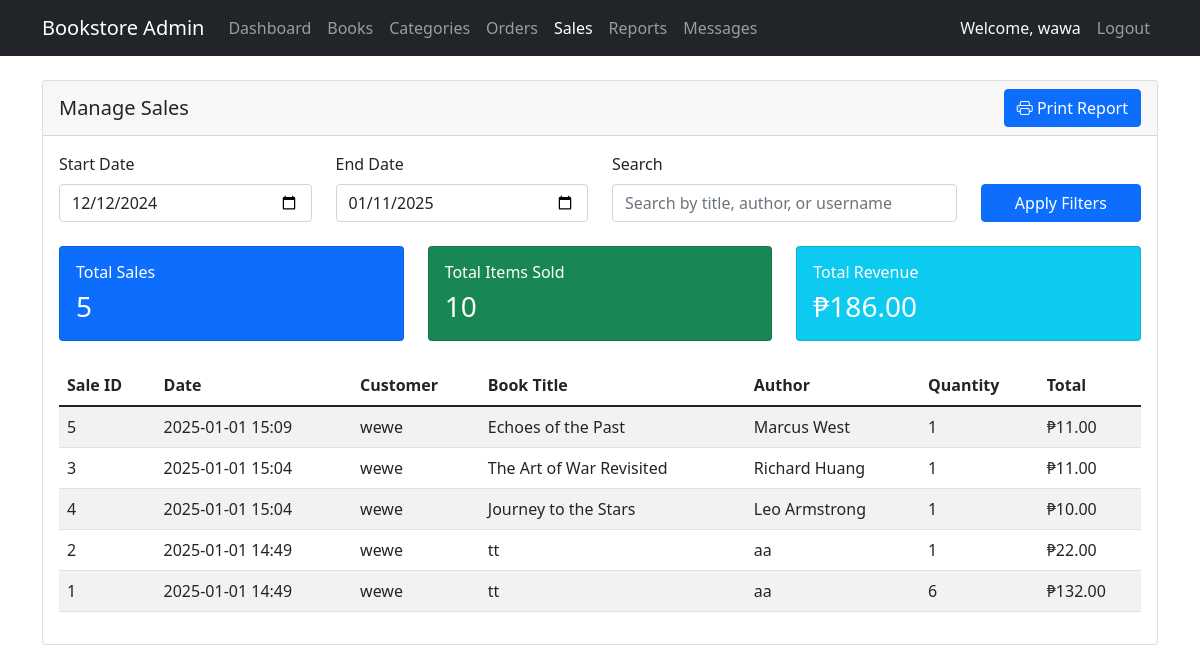
Before: /admin/manage_sales.php (signed in) with the older database file.
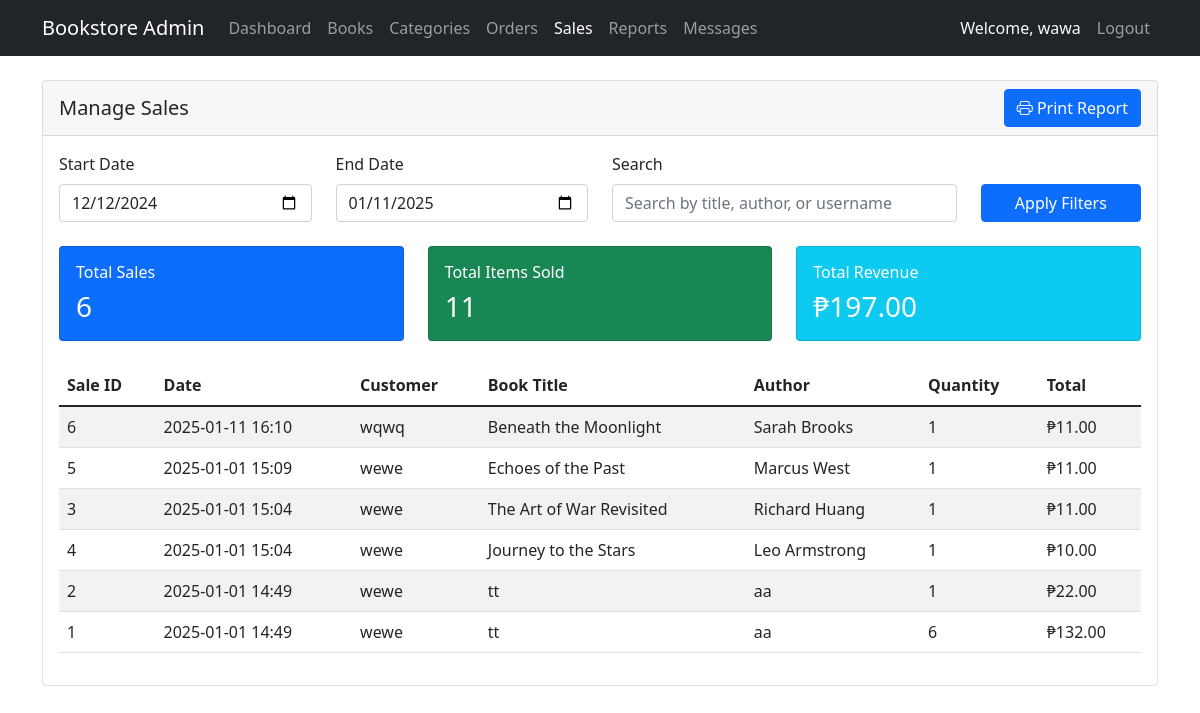
After: the same page with the newer database file.
### tables this page shows
CREATE TABLE `sales` (
  `sale_id` int(11) NOT NULL,
  `user_id` int(11) NOT NULL,
  `book_id` int(11) NOT NULL,
  `quantity` int(11) NOT NULL,
  `total_price` decimal(10,2) NOT NULL DEFAULT 0.00,
  `sale_date` datetime NOT NULL DEFAULT current_timestamp()
);

CREATE TABLE `users` (
  `user_id` int(11) NOT NULL,
  `username` varchar(255) NOT NULL,
  `email` varchar(255) NOT NULL,
  `password` varchar(255) NOT NULL,
  `user_type` varchar(10) DEFAULT NULL,
  `date_created` timestamp NOT NULL DEFAULT current_timestamp()
);

CREATE TABLE `books` (
  `book_id` int(11) NOT NULL,
  `category_id` int(11) DEFAULT NULL,
  `title` varchar(255) NOT NULL,
  `author` varchar(255) NOT NULL,
  `description` text DEFAULT NULL,
  `price` decimal(10,2) NOT NULL,
  `stock_quantity` int(11) DEFAULT 0,
  `date_added` timestamp NOT NULL DEFAULT current_timestamp()
);

### admin/manage_sales.php (the view, shortened to what the changed rows need)
<?php
require_once '../auth/config.php';
$start_date = isset($_GET['start_date']) ? $_GET['start_date'] : date('Y-m-d', strtotime('-30 days'));
$end_date = isset($_GET['end_date']) ? $_GET['end_date'] : date('Y-m-d');
$sql = "SELECT
            s.sale_id,
            s.quantity,
            s.total_price,
            s.sale_date,
            b.title,
            b.author,
            u.username
        FROM Sales s
        JOIN Books b ON s.book_id = b.book_id
        JOIN Users u ON s.user_id = u.user_id
        WHERE s.sale_date BETWEEN ? AND ?";
$params = [$start_date . ' 00:00:00', $end_date . ' 23:59:59'];
$types = "ss";
$sql .= " ORDER BY s.sale_date DESC";
$stmt = $conn->prepare($sql);
$stmt->bind_param($types, ...$params);
$stmt->execute();
$result = $stmt->get_result();
$total_sql = "SELECT
                COUNT(*) as total_sales,
                SUM(s.quantity) as total_items,
                SUM(s.total_price) as total_revenue
            FROM Sales s
            WHERE s.sale_date BETWEEN ? AND ?";
$total_stmt = $conn->prepare($total_sql);
$total_stmt->bind_param("ss", $params[0], $params[1]);
$total_stmt->execute();
$totals = $total_stmt->get_result()->fetch_assoc();
?>
<!DOCTYPE html>
<html lang="en">
<head>
    <link href="https://cdn.jsdelivr.net/npm/bootstrap@5.1.3/dist/css/bootstrap.min.css" rel="stylesheet">
    <link href="https://cdn.jsdelivr.net/npm/bootstrap-icons@1.7.2/font/bootstrap-icons.css" rel="stylesheet">
</head>
<body>
    <div class="container mt-4">
        <div class="card">
            <div class="card-body">
                <div class="row mb-4">
                    <div class="col-md-4">
                        <div class="card bg-primary text-white">
                            <div class="card-body">
                                <h6 class="card-title">Total Sales</h6>
                                <h3 class="mb-0"><?php echo number_format($totals['total_sales']); ?></h3>
                            </div>
                        </div>
                    </div>
                    <div class="col-md-4">
                        <div class="card bg-success text-white">
                            <div class="card-body">
                                <h6 class="card-title">Total Items Sold</h6>
                                <h3 class="mb-0"><?php echo number_format($totals['total_items']); ?></h3>
                            </div>
                        </div>
                    </div>
                    <div class="col-md-4">
                        <div class="card bg-info text-white">
                            <div class="card-body">
                                <h6 class="card-title">Total Revenue</h6>
                                <h3 class="mb-0">₱<?php echo number_format($totals['total_revenue'], 2); ?></h3>
                            </div>
                        </div>
                    </div>
                </div>
                <div class="table-responsive">
                    <table class="table table-striped">
                        <thead>
                            <tr>
                                <th>Sale ID</th>
                                <th>Date</th>
                                <th>Customer</th>
                                <th>Book Title</th>
                                <th>Author</th>
                                <th>Quantity</th>
                                <th>Total</th>
                            </tr>
                        </thead>
                        <tbody>
                            <?php while ($row = $result->fetch_assoc()): ?>
                            <tr>
                                <td><?php echo $row['sale_id']; ?></td>
                                <td><?php echo date('Y-m-d H:i', strtotime($row['sale_date'])); ?></td>
                                <td><?php echo htmlspecialchars($row['username']); ?></td>
                                <td><?php echo htmlspecialchars($row['title']); ?></td>
                                <td><?php echo htmlspecialchars($row['author']); ?></td>
                                <td><?php echo number_format($row['quantity']); ?></td>
                                <td>₱<?php echo number_format($row['total_price'], 2); ?></td>
                            </tr>
                            <?php endwhile; ?>
                        </tbody>
                    </table>
                </div>
            </div>
        </div>
    </div>
</body>
</html>

Changed rows visible on the page:
added sales: sale_id "6", sale_date "2025-01-11 16:10", user.username "wqwq", book.title "Beneath the Moonlight", book.author "Sarah Brooks", quantity "1", total_price "11.00"
Other visible differences:
$totals['total_sales']: "5" → "6"
$totals['total_items']: "10" → "11"
$totals['total_revenue']: "186.00" → "197.00"
